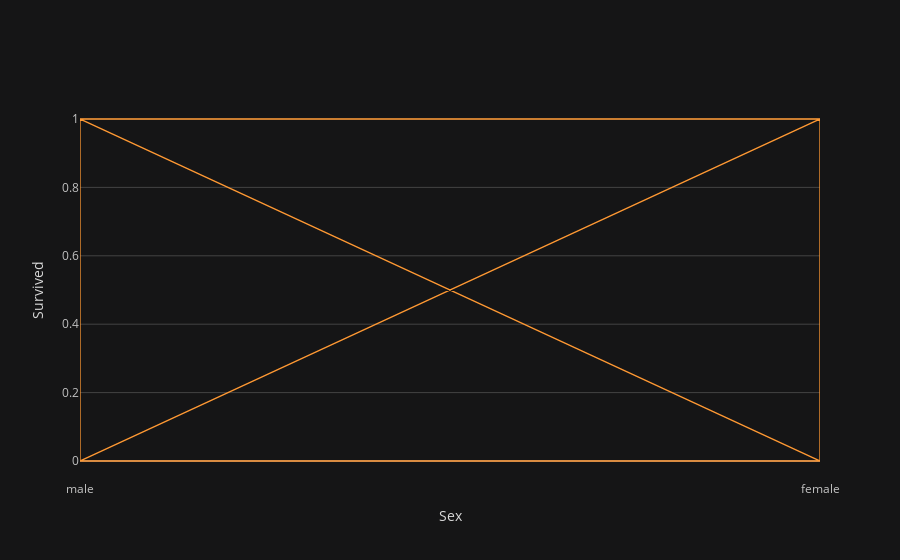

Source (notebook cell):
### Code cell
df2.iplot(x='sex', y='survived', xTitle='Sex', yTitle='Survived')

### Figure 1 — Plotly figure (JSON) as saved in the notebook; plotly's stock layout.template omitted (floating-point values rounded to 4 significant figures; data arrays with more than 128 entries replaced by an {"elided": "..."} marker saying what was removed)
{"data": [{"line": {"color": "rgba(255, 153, 51, 1.0)", "dash": "solid", "shape": "linear", "width": 1.3}, "mode": "lines", "name": "survived", "text": "", "type": "scatter", "x": {"elided": "891 str values"}, "y": {"elided": "891 int values"}}], "layout": {"legend": {"bgcolor": "#151516", "font": {"color": "#D9D9D9"}}, "paper_bgcolor": "#151516", "plot_bgcolor": "#151516", "title": {"font": {"color": "#D9D9D9"}}, "xaxis": {"gridcolor": "#434343", "showgrid": true, "tickfont": {"color": "#C2C2C2"}, "title": {"font": {"color": "#D9D9D9"}, "text": "Sex"}, "zerolinecolor": "#666570"}, "yaxis": {"gridcolor": "#434343", "showgrid": true, "tickfont": {"color": "#C2C2C2"}, "title": {"font": {"color": "#D9D9D9"}, "text": "Survived"}, "zerolinecolor": "#666570"}}}
